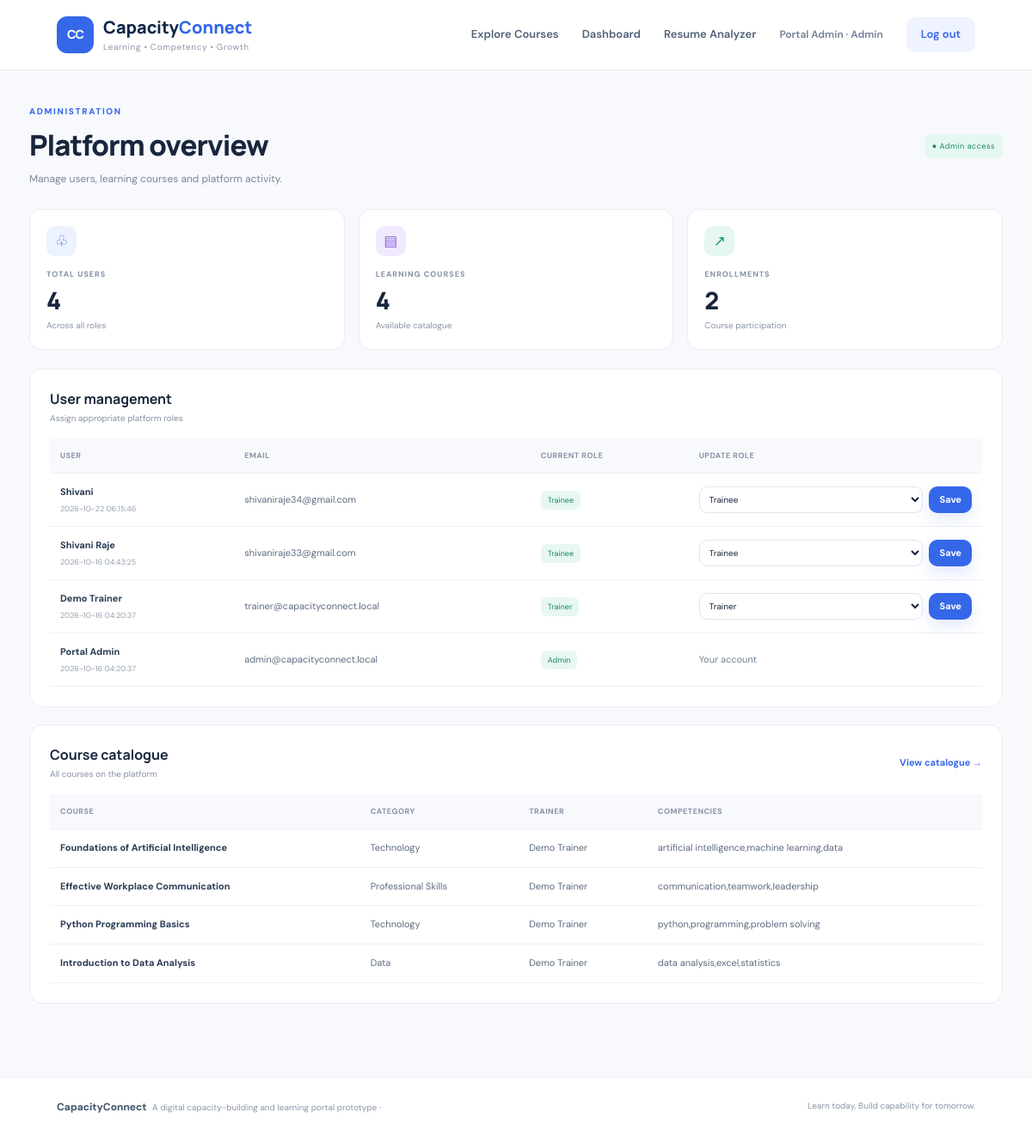
The app's page /dashboard (signed in) with its own data.
### tables this page shows
CREATE TABLE users(
      id INTEGER PRIMARY KEY AUTOINCREMENT, name TEXT NOT NULL, email TEXT UNIQUE NOT NULL,
      password TEXT NOT NULL, role TEXT NOT NULL CHECK(role IN ('trainee','trainer','admin')),
      skills TEXT DEFAULT '', created_at TIMESTAMP DEFAULT CURRENT_TIMESTAMP
    );

CREATE TABLE courses(
      id INTEGER PRIMARY KEY AUTOINCREMENT, title TEXT NOT NULL, description TEXT NOT NULL,
      category TEXT NOT NULL, skills TEXT NOT NULL, level TEXT DEFAULT 'Beginner',
      duration TEXT DEFAULT '2 hours', trainer_id INTEGER, created_at TIMESTAMP DEFAULT CURRENT_TIMESTAMP,
      FOREIGN KEY(trainer_id) REFERENCES users(id)
    );

### app.py (the view, shortened to what this page needs)
@app.route("/dashboard")
@login_required
def dashboard():
    conn = db()
    user = conn.execute("SELECT * FROM users WHERE id=?", (session["user_id"],)).fetchone()
    if user["role"] == "trainee":
        enrolled = conn.execute("""SELECT courses.*, enrollments.progress, users.name AS trainer_name
          FROM enrollments JOIN courses ON courses.id=enrollments.course_id
          LEFT JOIN users ON users.id=courses.trainer_id WHERE enrollments.user_id=? ORDER BY enrollments.id DESC""",(user["id"],)).fetchall()
        courses = conn.execute("SELECT * FROM courses ORDER BY title").fetchall()
        skill_tokens = {x.strip().lower() for x in (user["skills"] or "").split(",") if x.strip()}
        recs = []
        for c in courses:
            tags = {x.strip().lower() for x in c["skills"].split(",") if x.strip()}
            overlap = skill_tokens & tags
            if c["id"] not in [e["id"] for e in enrolled] and (not skill_tokens or overlap or len(recs)<2):
                recs.append(dict(course=c, match=len(overlap), missing=sorted(tags-skill_tokens)))
        recs.sort(key=lambda x: (x["match"], x["course"]["title"]))
        recs = recs[:3]
        results = conn.execute("""SELECT quiz_results.*, courses.title FROM quiz_results JOIN courses ON courses.id=quiz_results.course_id
          WHERE quiz_results.user_id=? ORDER BY quiz_results.id DESC LIMIT 5""",(user["id"],)).fetchall()
        conn.close()
        return render_template("trainee_dashboard.html", user=user, enrolled=enrolled, recommendations=recs, results=results)
    else:
        users = conn.execute("SELECT id,name,email,role,skills,created_at FROM users ORDER BY id DESC").fetchall()
        courses = conn.execute("SELECT courses.*, users.name AS trainer_name FROM courses LEFT JOIN users ON users.id=courses.trainer_id ORDER BY courses.id DESC").fetchall()
        enrollments = conn.execute("SELECT COUNT(*) FROM enrollments").fetchone()[0]
        conn.close()
        return render_template("admin_dashboard.html", user=user, users=users, courses=courses, enrollments=enrollments)

### app.py (called while the page is built)
def db():
    conn = sqlite3.connect(DB_PATH)
    conn.row_factory = sqlite3.Row
    conn.execute("PRAGMA foreign_keys = ON")
    return conn

def login_required(fn):
    @wraps(fn)
    def wrapper(*args, **kwargs):
        if not session.get("user_id"):
            flash("Please log in to continue.", "warning")
            return redirect(url_for("login"))
        return fn(*args, **kwargs)
    return wrapper

def current_user():
    if not session.get("user_id"): return None
    conn = db()
    user = conn.execute("SELECT * FROM users WHERE id=?", (session["user_id"],)).fetchone()
    conn.close()
    return user

@app.context_processor
def inject_user():
    return {"current_user": current_user()}

### templates/admin_dashboard.html
{% extends "base.html" %}{% block title %}Admin dashboard | Capacity Connect{% endblock %}
{% block content %}<section class="dashboard-welcome"><div><div class="eyebrow">ADMINISTRATION</div>
    <h1>Platform overview</h1><p>Manage users, learning courses and platform activity.</p></div>
    <span class="admin-chip">● Admin access</span></section>
    <div class="metric-grid"><div class="metric-card"><span class="metric-icon blue">♧</span>
        <small>TOTAL USERS</small><strong>{{ users|length }}</strong><span class="metric-note">Across all roles</span></div>
        <div class="metric-card"><span class="metric-icon violet">▤</span><small>LEARNING COURSES</small><strong>{{ courses|length }}</strong>
            <span class="metric-note">Available catalogue</span></div><div class="metric-card"><span class="metric-icon green">↗</span><small>ENROLLMENTS</small>
                <strong>{{ enrollments }}</strong><span class="metric-note">Course participation</span></div></div><section class="panel"><div class="panel-heading"><div><h2>User management</h2><p>Assign appropriate platform roles</p></div></div>
                    <div class="table-wrap"><table><thead><tr><th>User</th><th>Email</th><th>Current role</th><th>Update role</th></tr></thead>
                        <tbody>{% for u in users %}<tr><td><b>{{ u['name'] }}</b><small>{{ u['created_at'] }}</small></td><td>{{ u['email'] }}</td><td><span class="role-pill">{{ u['role']|title }}</span></td><td>{% if u['id'] != user['id'] %}<form class="inline-form" method="post" action="{{ url_for('update_role',user_id=u['id']) }}"><select name="role">{% for role in ['trainee','trainer','admin'] %}
                            <option value="{{ role }}" {% if role==u['role'] %}selected{% endif %}>{{ role|title }}</option>{% endfor %}</select>
                            <button class="btn small primary" type="submit">Save</button></form>{% else %}<span class="muted">Your account</span>{% endif %}</td></tr>{% endfor %}</tbody></table></div></section>
                            <section class="panel"><div class="panel-heading"><div><h2>Course catalogue</h2><p>All courses on the platform</p></div><a href="{{ url_for('course_list') }}">View catalogue →</a></div><div class="table-wrap">
                                <table><thead><tr><th>Course</th><th>Category</th><th>Trainer</th><th>Competencies</th></tr></thead><tbody>{% for c in courses %}<tr><td><b>{{ c['title'] }}</b></td><td>{{ c['category'] }}</td><td>{{ c['trainer_name'] or '—' }}</td>
                                <td>{{ c['skills'] }}</td></tr>{% endfor %}</tbody></table></div></section>{% endblock %}

### templates/base.html (shortened to what this page needs)
<!doctype html>
<html lang="en">
<head>
  <link rel="stylesheet" href="{{ url_for('static', filename='style.css') }}">
</head>
<body>
<header class="topbar">
  <a class="brand" href="{{ url_for('home') }}"><span class="brand-icon">CC</span><span>Capacity<span class="brand-light">Connect</span><small>Learning • Competency • Growth</small></span></a>
  <nav class="nav-links">
<a href="{{ url_for('course_list') }}">Explore Courses</a>
 {% if current_user %}
      <a href="{{ url_for('dashboard') }}">Dashboard</a>
      <a href="{{ url_for('resume_analyzer') }}">
    Resume Analyzer
</a>
      <span class="nav-user">{{ current_user['name'] }} · {{ current_user['role']|title }}</span>
      <a class="nav-button" href="{{ url_for('logout') }}">Log out</a>
    {% else %}
      <a href="{{ url_for('login') }}">Log in</a><a class="nav-button" href="{{ url_for('register') }}">Get started</a>
    {% endif %}
  </nav>
</header>
<main class="page">
  {% block content %}{% endblock %}
</main>
<footer><div><strong>CapacityConnect</strong><span> A digital capacity-building and learning portal prototype · </span></div><span>Learn today. Build capability for tomorrow.</span></footer>
</body></html>

### records on screen
users: name "Portal Admin", role "Admin", created_at "2026-10-16 04:20:37", email "admin@capacityconnect.local", shows "Your account"
users: name "Shivani", created_at "2026-10-22 06:15:46", email "shivaniraje34@gmail.com", role "Trainee"
users: name "Shivani Raje", created_at "2026-10-16 04:43:25", email "shivaniraje33@gmail.com", role "Trainee"
users: name "Demo Trainer", created_at "2026-10-16 04:20:37", email "trainer@capacityconnect.local", role "Trainer"
courses: title "Foundations of Artificial Intelligence", category "Technology", name "Demo Trainer", skills "artificial intelligence,machine learning,data"
courses: title "Effective Workplace Communication", category "Professional Skills", name "Demo Trainer", skills "communication,teamwork,leadership"
courses: title "Python Programming Basics", category "Technology", name "Demo Trainer", skills "python,programming,problem solving"
courses: title "Introduction to Data Analysis", category "Data", name "Demo Trainer", skills "data analysis,excel,statistics"

### other values on screen
{{ users|length }} "4"
{{ courses|length }} "4"
{{ enrollments }} "2"
